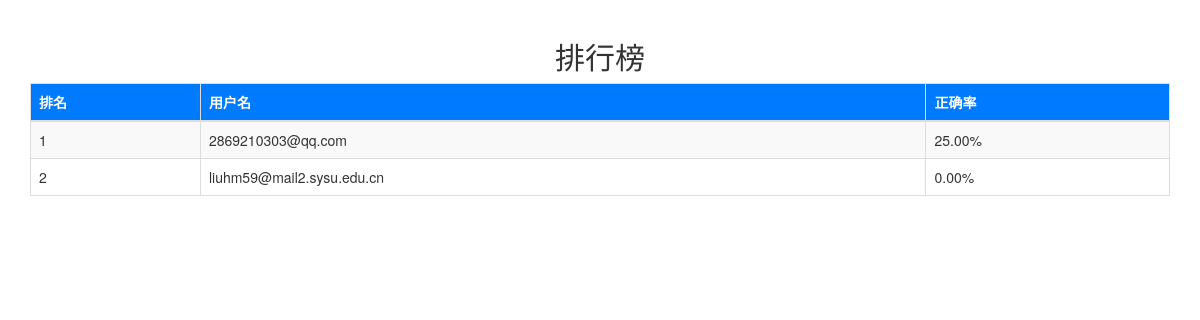
Before: /shuati_app/ShowRank/ (signed in) with the older database file.
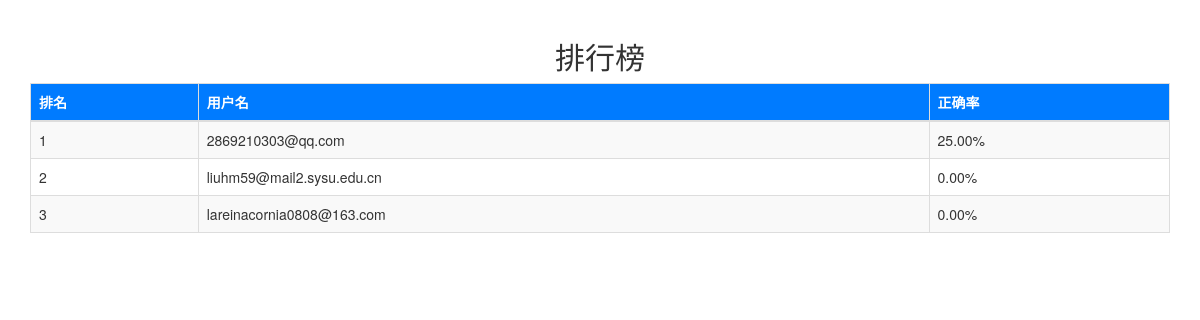
After: the same page with the newer database file.
### shuati_app/models.py (models this page shows, shortened)
class BaseModel(models.Model):
    create_time = models.DateTimeField(
        verbose_name="创建时间",
        default=timezone.now,
    )
    is_delete = models.BooleanField(
        default=False,
        verbose_name="是否已经删除"
    )
    class Meta:
        abstract = True

class User(BaseModel):
    username = models.CharField(
        verbose_name="用户名",
        max_length=100,
        unique=True
    )
    email = models.EmailField(
        verbose_name="邮箱",
        max_length=100,
        unique=True
    )
    detail = models.TextField(
        verbose_name="个人简介",
        blank=True, null=True
    )
    def totalQuestionNum(self):
        return AnswerRecord.objects.filter(
            is_delete=False,
            user=self
        ).count()
    def totalCorrectPercentage(self):
        try:
            return format_percentage(self.totalCorrectNum() / self.totalQuestionNum())
        except:
            return "没有数据"
    def totalCorrectNum(self):
        return AnswerRecord.objects.filter(
            is_delete=False,
            user=self,
            is_correct=True
        ).count()
    class Meta:
        db_table = 'shuatiapp_User'

### shuati_app/views/rank.py (the view)
# urls.py: path("ShowRank/",rank.ShowRank,name="ShowRank")
def ShowRank(request):
    if (not request.session.get("username")) or (not request.session.get("email")):
        return setError("没有登录，无权访问")
    visitor=AccuracyVisitor()
    records=visitor.rank()
    length=len(records)
    return render(request, 'rank.html', {
        'records': records,
        'length': length,
    })

### shuati_app/config/config.py (called while the page is built)
def format_percentage(num):
    return "{:.2%}".format(num)

### shuati_app/models.py (called while the page is built)
    def rank(self):
        for user in self.users:
            self.user_data.append({
                'username': user.username,
                'totalCorrectPercentage': user.totalCorrectPercentage()
            })
        self.user_data.sort(key=lambda x: x['totalCorrectPercentage'], reverse=True)
        return self.user_data

### shuati_app/templates/rank.html (shortened to what this page needs)
<!DOCTYPE html>
{% load static %}
<html lang="en">
<head>
    <link href="{% static 'css/bootstrap.min.css' %}" rel="stylesheet">
</head>
<body>
    <div class="container">
        <h2 class="text-center">排行榜</h2>
        <table class="table table-striped table-bordered">
            <thead>
                <tr class="table-header">
                    <th scope="col">排名</th>
                    <th scope="col">用户名</th>
                    <th scope="col">正确率</th>
                </tr>
            </thead>
            <tbody>
                {% for item in records %}
                <tr>
                    <td>{{ forloop.counter }}</td>
                    <td>{{ item.username }}</td>
                    <td>{{ item.totalCorrectPercentage }}</td>
                </tr>
                {% endfor %}
            </tbody>
        </table>
    </div>
</body>
</html>

### shuati_app/templates/rank.html (style rules this page uses)
.container { margin-top: 20px; }
.table-header { background-color: #007bff; color: white; }

Changed rows visible on the page:
added User: username "lareinacornia0808@163.com"
Other visible differences:
new list line: "3 0.00%"
